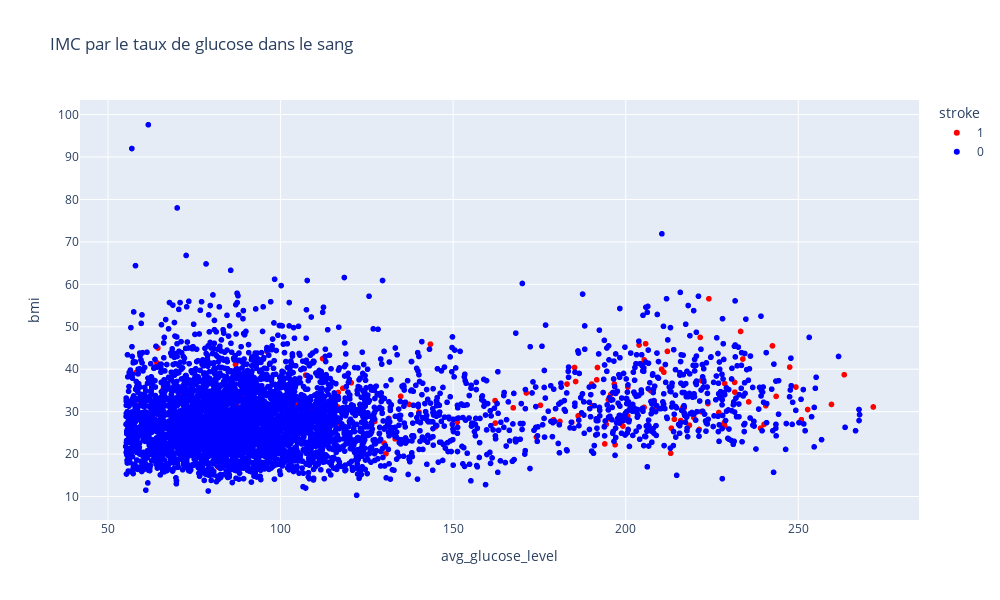

Notebook code for this chart:
### Code cell
df = pd.read_csv("healthcare-dataset-stroke-data.csv")
id = df[df["gender"] == "Other"].index
df = df.drop(id)

df_avc = df[df['stroke'] == 1]

df['stroke'] = df['stroke'].astype(str)



fig = px.scatter( df, x="avg_glucose_level", y="bmi", color="stroke", hover_name="age", title="IMC par le taux de glucose dans le sang"
                 , width=1000, height=600, color_discrete_sequence=['red', 'blue'], symbol_map={"0": "circle", "1": "x"} )
fig.show()

### Figure 1 — Plotly figure (JSON) as saved in the notebook; plotly's stock layout.template omitted (floating-point values rounded to 4 significant figures; data arrays with more than 128 entries replaced by an {"elided": "..."} marker saying what was removed)
{"data": [{"hovertemplate": "<b>%{hovertext}</b><br><br>stroke=1<br>avg_glucose_level=%{x}<br>bmi=%{y}<extra></extra>", "hovertext": {"elided": "249 float values"}, "legendgroup": "1", "marker": {"color": "red", "symbol": "circle"}, "mode": "markers", "name": "1", "showlegend": true, "type": "scattergl", "x": {"elided": "249 float values"}, "xaxis": "x", "y": {"elided": "249 float values"}, "yaxis": "y"}, {"hovertemplate": "<b>%{hovertext}</b><br><br>stroke=0<br>avg_glucose_level=%{x}<br>bmi=%{y}<extra></extra>", "hovertext": {"elided": "4860 float values"}, "legendgroup": "0", "marker": {"color": "blue", "symbol": "circle"}, "mode": "markers", "name": "0", "showlegend": true, "type": "scattergl", "x": {"elided": "4860 float values"}, "xaxis": "x", "y": {"elided": "4860 float values"}, "yaxis": "y"}], "layout": {"height": 600, "legend": {"title": {"text": "stroke"}, "tracegroupgap": 0}, "title": {"text": "IMC par le taux de glucose dans le sang"}, "width": 1000, "xaxis": {"anchor": "y", "domain": [0, 1], "title": {"text": "avg_glucose_level"}}, "yaxis": {"anchor": "x", "domain": [0, 1], "title": {"text": "bmi"}}}}
